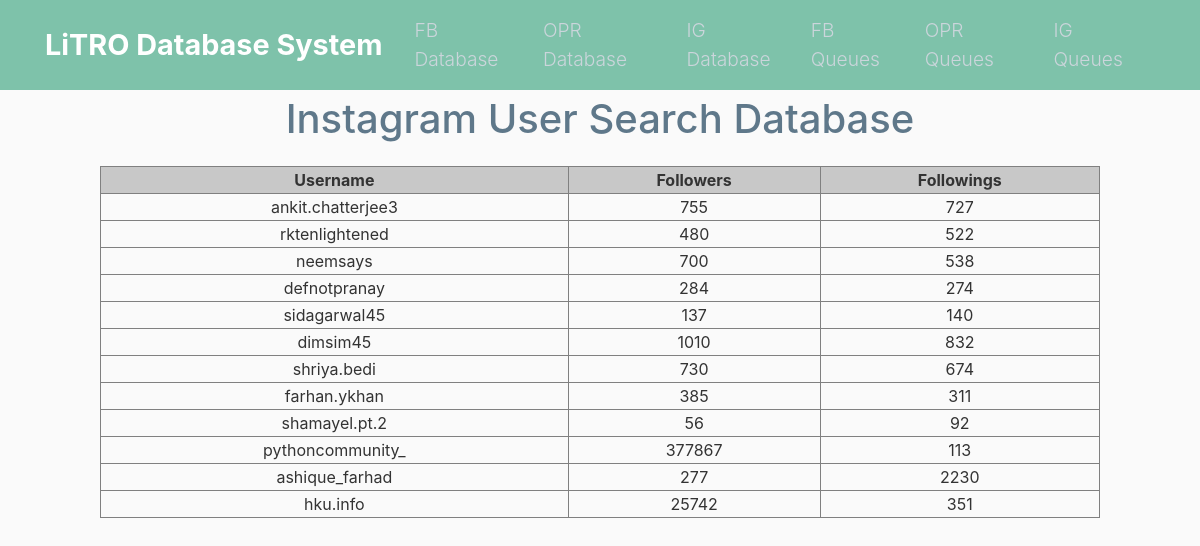
Page /IG on the committed database.
### server/models/IG_Users.py (models this page shows, shortened)
class IG_Users(db.Model):  # facbook user object to store each user info
    id = db.Column(db.Integer, primary_key=True)
    username = db.Column(db.String(100), unique=True, nullable=False)
    followers = db.Column(db.String(100), nullable=False)
    followings = db.Column(db.String(100), nullable=False)

### server/ig_routes.py (the view)
@app.route('/IG')  # to get all drinks at once
def get_IGusers():
    users = IG_Users.query.all()
    output = []
    for user in users:
        user_data = {'username': user.username, 'followers': user.followers,
                     'followings': user.followings}
        output.append(user_data)
    logmaker.logger.info(f"Printing all IG users by GET request.")
    return render_template('getIGpage.html', outputs=output)

### server/templates/getIGpage.html (shortened to what this page needs)
<!DOCTYPE html>
<html lang="en">
  <head>
    <link rel="stylesheet" href="https://maxcdn.bootstrapcdn.com/bootstrap/4.0.0/css/bootstrap.min.css">
    <link rel="stylesheet" type="text/css" href="{{ url_for('static', filename='main.css') }}">
  </head>
  <body>
    <header class="site-header">
      <nav class="navbar navbar-expand-md navbar-dark bg-steel fixed-top">
        <div class="container">
          <a class="navbar-brand mr-4" href="/">LiTRO Database System</a>
          <div class="collapse navbar-collapse" id="navbarToggle">
            <div class="navbar-nav mr-auto">
              <a class="nav-item nav-link" href="/FB">FB Database</a>
              <a class="nav-item nav-link" href="/OPR">OPR Database</a>
              <a class="nav-item nav-link" href="/IG">IG Database</a>
            </div>
            <div class="navbar-nav">
              <a class="nav-item nav-link" href="/FB/TQ">FB Queues</a>
              <a class="nav-item nav-link" href="/OPR/TQ">OPR Queues</a>
              <a class="nav-item nav-link" href="/IG/TQ">IG Queues</a>
            </div>
          </div>
        </div>
      </nav>
    </header>
    <h1 style="text-align: center" class="heading-tag">Instagram User Search Database</h1>
    <table border="1" width="1000px" style="text-align: center; margin: auto">
      <tr>
        <th style="background-color: #c8c8c8">Username</th>
        <th style="background-color: #c8c8c8">Followers</th>
        <th style="background-color: #c8c8c8">Followings</th>
      </tr>
      {% for output in outputs %}
      <tr width="50px">
        <td>{{ output.username }}</td>
        <td>{{ output.followers }}</td>
        <td>{{output.followings}}</td>
      </tr>
      {% endfor %}
    </table>
  </body>
</html>

### static/main.css (style rules this page uses)
body { background: #fafafa; color: #333333; margin-top: 5rem; }
h1, h2, h3, h4, h5, h6 { color: #444444; }
.bg-steel { background-color: #5f788a; }
.site-header .navbar-nav .nav-link { color: #cbd5db; }
.navbar-brand { font-size: 1.8rem; font-weight: bold; }
.navbar { background-color: #7EC2AA; }
.nav-link { font-weight: 300; font-size: 1.2rem; }
.heading-tag { color: #5f788a; padding: 15px; }

### rows in the picture
IG_Users: username "ankit.chatterjee3", followers "755", followings "727"
IG_Users: username "rktenlightened", followers "480", followings "522"
IG_Users: username "neemsays", followers "700", followings "538"
IG_Users: username "defnotpranay", followers "284", followings "274"
IG_Users: username "sidagarwal45", followers "137", followings "140"
IG_Users: username "dimsim45", followers "1010", followings "832"
IG_Users: username "shriya.bedi", followers "730", followings "674"
IG_Users: username "farhan.ykhan", followers "385", followings "311"
IG_Users: username "shamayel.pt.2", followers "56", followings "92"
IG_Users: username "pythoncommunity_", followers "377867", followings "113"
IG_Users: username "ashique_farhad", followers "277", followings "2230"
IG_Users: username "hku.info", followers "25742", followings "351"
